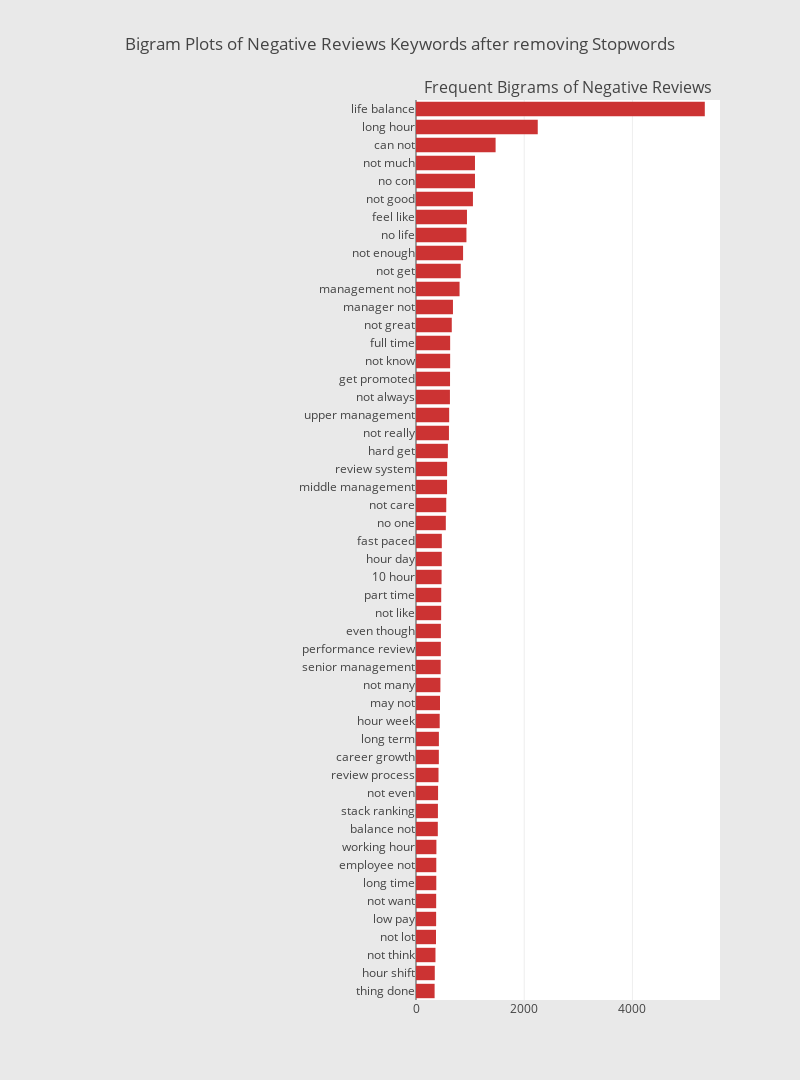

Notebook cell for this chart:
### Code cell
# Plotting the bigram plot (Cons)
reviews_df = pd.DataFrame({'Reviews':cons_token})
bigram_dict = defaultdict(int)

for sentence in reviews_df["Reviews"]:
    if len(sentence) > 1:
        bigram = ngrams(sentence, 2)
        for gram in bigram:
            bigram_dict[" ".join([g for g in gram])] += 1


fd_sorted = pd.DataFrame(sorted(bigram_dict.items(), key=lambda x: x[1])[::-1])
fd_sorted.columns = ["word", "wordFreq"]
sym_2 = horizontal_bar_chart(fd_sorted.head(50), '#CC3333')
                             
fig = tools.make_subplots(
        rows=1, 
        cols=2, 
        vertical_spacing=0.04,
        horizontal_spacing=0.05,
        subplot_titles=["","Frequent Bigrams of Negative Reviews"])
fig.append_trace(sym_2, 1, 2)
fig['layout'].update(
        height=1080, 
        width=800, 
        paper_bgcolor='rgb(233,233,233)', 
        title="Bigram Plots of Negative Reviews Keywords after removing Stopwords")
plotly.offline.iplot(fig) # jupyter notebook only

### Figure 1 — Plotly figure (JSON) as saved in the notebook; plotly's stock layout.template omitted (floating-point values rounded to 4 significant figures)
{"data": [{"marker": {"color": "#CC3333"}, "orientation": "h", "showlegend": false, "type": "bar", "uid": "44651383-efae-411f-8b8a-461af7485b53", "x": [344, 347, 360, 370, 372, 373, 375, 375, 377, 403, 405, 408, 416, 422, 423, 438, 444, 451, 456, 459, 460, 465, 466, 473, 476, 477, 551, 559, 574, 575, 589, 609, 613, 627, 629, 631, 631, 661, 683, 805, 827, 870, 932, 942, 1052, 1090, 1090, 1471, 2250, 5337], "xaxis": "x2", "y": ["thing done", "hour shift", "not think", "not lot", "low pay", "not want", "long time", "employee not", "working hour", "balance not", "stack ranking", "not even", "review process", "career growth", "long term", "hour week", "may not", "not many", "senior management", "performance review", "even though", "not like", "part time", "10 hour", "hour day", "fast paced", "no one", "not care", "middle management", "review system", "hard get", "not really", "upper management", "not always", "get promoted", "not know", "full time", "not great", "manager not", "management not", "not get", "not enough", "no life", "feel like", "not good", "no con", "not much", "can not", "long hour", "life balance"], "yaxis": "y2"}], "layout": {"annotations": [{"font": {"size": 16}, "showarrow": false, "text": "Frequent Bigrams of Negative Reviews", "x": 0.7625, "xanchor": "center", "xref": "paper", "y": 1, "yanchor": "bottom", "yref": "paper"}], "height": 1080, "paper_bgcolor": "rgb(233,233,233)", "title": {"text": "Bigram Plots of Negative Reviews Keywords after removing Stopwords"}, "width": 800, "xaxis": {"anchor": "y", "domain": [0, 0.475]}, "xaxis2": {"anchor": "y2", "domain": [0.525, 1]}, "yaxis": {"anchor": "x", "domain": [0, 1]}, "yaxis2": {"anchor": "x2", "domain": [0, 1]}}}
